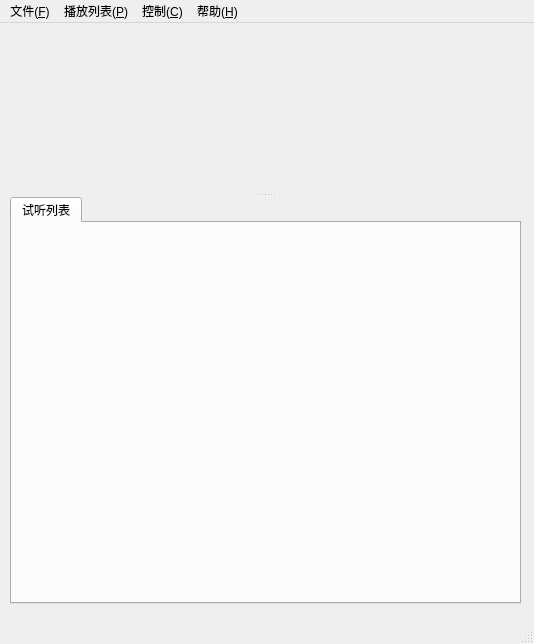
<?xml version="1.0" encoding="UTF-8"?>
<ui version="4.0">
 <class>MusicPlayer</class>
 <widget class="QMainWindow" name="MusicPlayer">
  <property name="geometry">
   <rect>
    <x>0</x>
    <y>0</y>
    <width>534</width>
    <height>644</height>
   </rect>
  </property>
  <property name="windowTitle">
   <string>MusicPlayer</string>
  </property>
  <widget class="QWidget" name="centralwidget">
   <widget class="QSplitter" name="splitter">
    <property name="geometry">
     <rect>
      <x>10</x>
      <y>20</y>
      <width>511</width>
      <height>561</height>
     </rect>
    </property>
    <property name="orientation">
     <enum>Qt::Orientation::Vertical</enum>
    </property>
    <widget class="Player" name="playerWidget" native="true">
     <property name="sizePolicy">
      <sizepolicy hsizetype="Preferred" vsizetype="Minimum">
       <horstretch>0</horstretch>
       <verstretch>0</verstretch>
      </sizepolicy>
     </property>
     <property name="minimumSize">
      <size>
       <width>0</width>
       <height>150</height>
      </size>
     </property>
     <property name="maximumSize">
      <size>
       <width>16777215</width>
       <height>150</height>
      </size>
     </property>
    </widget>
    <widget class="QTabWidget" name="tabWidget">
     <property name="minimumSize">
      <size>
       <width>0</width>
       <height>200</height>
      </size>
     </property>
     <property name="currentIndex">
      <number>0</number>
     </property>
     <widget class="QWidget" name="tab">
      <attribute name="title">
       <string>试听列表</string>
      </attribute>
     </widget>
    </widget>
   </widget>
  </widget>
  <widget class="QMenuBar" name="menubar">
   <property name="geometry">
    <rect>
     <x>0</x>
     <y>0</y>
     <width>534</width>
     <height>22</height>
    </rect>
   </property>
   <widget class="QMenu" name="menu_F">
    <property name="title">
     <string>文件(&amp;F)</string>
    </property>
    <addaction name="action_Open"/>
    <addaction name="action_Options"/>
    <addaction name="separator"/>
    <addaction name="action_Exit"/>
   </widget>
   <widget class="QMenu" name="menu_C">
    <property name="title">
     <string>控制(&amp;C)</string>
    </property>
    <addaction name="action_Play_Pause"/>
    <addaction name="action_StopSong"/>
    <addaction name="separator"/>
    <addaction name="action_Backward"/>
    <addaction name="action_Forward"/>
    <addaction name="separator"/>
    <addaction name="action_LastSong"/>
    <addaction name="action_NextSong"/>
    <addaction name="separator"/>
    <addaction name="action_VolumeUp"/>
    <addaction name="action_VolumeDown"/>
    <addaction name="action_VolumeMute"/>
   </widget>
   <widget class="QMenu" name="menu_H">
    <property name="title">
     <string>帮助(&amp;H)</string>
    </property>
    <addaction name="action_Github"/>
    <addaction name="action_Readme"/>
    <addaction name="action_About"/>
    <addaction name="action_AboutQt"/>
   </widget>
   <widget class="QMenu" name="menu_P">
    <property name="title">
     <string>播放列表(&amp;P)</string>
    </property>
    <addaction name="action_PlaySongImmediately"/>
    <addaction name="action_DeleteSong"/>
    <addaction name="separator"/>
    <addaction name="action_ImportSong"/>
    <addaction name="action_ImportMoreSongsToList"/>
    <addaction name="action_ClearList"/>
    <addaction name="separator"/>
    <addaction name="action_MoveDownSong"/>
    <addaction name="action_MoveUpSong"/>
    <addaction name="action_MoveTopSong"/>
   </widget>
   <addaction name="menu_F"/>
   <addaction name="menu_P"/>
   <addaction name="menu_C"/>
   <addaction name="menu_H"/>
  </widget>
  <widget class="QStatusBar" name="statusbar"/>
  <action name="action_Open">
   <property name="icon">
    <iconset resource="resource.qrc">
     <normaloff>:/assets/音乐文件1_file-music-one.svg</normaloff>:/assets/音乐文件1_file-music-one.svg</iconset>
   </property>
   <property name="text">
    <string>打开(&amp;O)</string>
   </property>
   <property name="shortcut">
    <string>Ctrl+O</string>
   </property>
  </action>
  <action name="action_Exit">
   <property name="icon">
    <iconset resource="resource.qrc">
     <normaloff>:/assets/关闭_close-one.svg</normaloff>:/assets/关闭_close-one.svg</iconset>
   </property>
   <property name="text">
    <string>退出(&amp;X)</string>
   </property>
   <property name="shortcut">
    <string>Ctrl+Alt+F4</string>
   </property>
  </action>
  <action name="action_Play_Pause">
   <property name="icon">
    <iconset resource="resource.qrc">
     <normaloff>:/assets/playSong.svg</normaloff>:/assets/playSong.svg</iconset>
   </property>
   <property name="text">
    <string>播放/暂停(&amp;P)</string>
   </property>
   <property name="shortcut">
    <string>Space</string>
   </property>
  </action>
  <action name="action_Github">
   <property name="icon">
    <iconset resource="resource.qrc">
     <normaloff>:/assets/github _github.svg</normaloff>:/assets/github _github.svg</iconset>
   </property>
   <property name="text">
    <string>&amp;Github 仓库</string>
   </property>
  </action>
  <action name="action_Readme">
   <property name="icon">
    <iconset resource="resource.qrc">
     <normaloff>:/assets/24gf-fileText.svg</normaloff>:/assets/24gf-fileText.svg</iconset>
   </property>
   <property name="text">
    <string>显示自述文件(&amp;R)</string>
   </property>
  </action>
  <action name="action_About">
   <property name="icon">
    <iconset resource="resource.qrc">
     <normaloff>:/assets/版本信息提示.svg</normaloff>:/assets/版本信息提示.svg</iconset>
   </property>
   <property name="text">
    <string>关于(&amp;A)</string>
   </property>
  </action>
  <action name="action_AboutQt">
   <property name="icon">
    <iconset resource="resource.qrc">
     <normaloff>:/assets/版本信息提示.svg</normaloff>:/assets/版本信息提示.svg</iconset>
   </property>
   <property name="text">
    <string>关于 &amp;Qt</string>
   </property>
  </action>
  <action name="action_LastSong">
   <property name="icon">
    <iconset resource="resource.qrc">
     <normaloff>:/assets/lastSong.svg</normaloff>:/assets/lastSong.svg</iconset>
   </property>
   <property name="text">
    <string>上一首(&amp;L)</string>
   </property>
   <property name="shortcut">
    <string>Ctrl+Left</string>
   </property>
  </action>
  <action name="action_NextSong">
   <property name="icon">
    <iconset resource="resource.qrc">
     <normaloff>:/assets/nextSong.svg</normaloff>:/assets/nextSong.svg</iconset>
   </property>
   <property name="text">
    <string>下一首(&amp;N)</string>
   </property>
   <property name="shortcut">
    <string>Ctrl+Right</string>
   </property>
  </action>
  <action name="action_StopSong">
   <property name="icon">
    <iconset resource="resource.qrc">
     <normaloff>:/assets/stopSong.svg</normaloff>:/assets/stopSong.svg</iconset>
   </property>
   <property name="text">
    <string>停止(&amp;S)</string>
   </property>
  </action>
  <action name="action_Backward">
   <property name="icon">
    <iconset resource="resource.qrc">
     <normaloff>:/assets/backward.svg</normaloff>:/assets/backward.svg</iconset>
   </property>
   <property name="text">
    <string>快退 3 秒</string>
   </property>
   <property name="shortcut">
    <string>Left</string>
   </property>
  </action>
  <action name="action_Forward">
   <property name="icon">
    <iconset resource="resource.qrc">
     <normaloff>:/assets/forward.svg</normaloff>:/assets/forward.svg</iconset>
   </property>
   <property name="text">
    <string>快进 3 秒</string>
   </property>
   <property name="shortcut">
    <string>Right</string>
   </property>
  </action>
  <action name="action_ImportSong">
   <property name="icon">
    <iconset resource="resource.qrc">
     <normaloff>:/assets/传入_afferent.svg</normaloff>:/assets/传入_afferent.svg</iconset>
   </property>
   <property name="text">
    <string>导入歌曲到列表(&amp;I)</string>
   </property>
   <property name="shortcut">
    <string>Ctrl+I</string>
   </property>
  </action>
  <action name="action_DeleteSong">
   <property name="icon">
    <iconset resource="resource.qrc">
     <normaloff>:/assets/删除_delete.svg</normaloff>:/assets/删除_delete.svg</iconset>
   </property>
   <property name="text">
    <string>删除选中行的歌曲(&amp;D)</string>
   </property>
   <property name="shortcut">
    <string>Del</string>
   </property>
  </action>
  <action name="action_ClearList">
   <property name="icon">
    <iconset resource="resource.qrc">
     <normaloff>:/assets/清除_clear.svg</normaloff>:/assets/清除_clear.svg</iconset>
   </property>
   <property name="text">
    <string>清空当前列表(&amp;C)</string>
   </property>
   <property name="shortcut">
    <string>Ctrl+Del</string>
   </property>
  </action>
  <action name="action_PlaySongImmediately">
   <property name="icon">
    <iconset resource="resource.qrc">
     <normaloff>:/assets/playSong.svg</normaloff>:/assets/playSong.svg</iconset>
   </property>
   <property name="text">
    <string>播放当前选择歌曲(&amp;P)</string>
   </property>
   <property name="shortcut">
    <string>Return</string>
   </property>
  </action>
  <action name="action_VolumeUp">
   <property name="icon">
    <iconset resource="resource.qrc">
     <normaloff>:/assets/音量增大_volume-up.svg</normaloff>:/assets/音量增大_volume-up.svg</iconset>
   </property>
   <property name="text">
    <string>调高音量(&amp;H)</string>
   </property>
   <property name="shortcut">
    <string>Ctrl+Up</string>
   </property>
  </action>
  <action name="action_VolumeDown">
   <property name="icon">
    <iconset resource="resource.qrc">
     <normaloff>:/assets/音量减小_volume-down.svg</normaloff>:/assets/音量减小_volume-down.svg</iconset>
   </property>
   <property name="text">
    <string>调低音量(&amp;L)</string>
   </property>
   <property name="shortcut">
    <string>Ctrl+Down</string>
   </property>
  </action>
  <action name="action_VolumeMute">
   <property name="checkable">
    <bool>true</bool>
   </property>
   <property name="icon">
    <iconset resource="resource.qrc">
     <normaloff>:/assets/静音_volume-mute.svg</normaloff>:/assets/静音_volume-mute.svg</iconset>
   </property>
   <property name="text">
    <string>静音(&amp;M)</string>
   </property>
   <property name="shortcut">
    <string>Ctrl+M</string>
   </property>
  </action>
  <action name="action_ImportMoreSongsToList">
   <property name="icon">
    <iconset resource="resource.qrc">
     <normaloff>:/assets/传入_afferent.svg</normaloff>:/assets/传入_afferent.svg</iconset>
   </property>
   <property name="text">
    <string>导入目录到列表</string>
   </property>
   <property name="shortcut">
    <string>Ctrl+Shift+I</string>
   </property>
  </action>
  <action name="action_Options">
   <property name="icon">
    <iconset resource="resource.qrc">
     <normaloff>:/assets/配置_config.svg</normaloff>:/assets/配置_config.svg</iconset>
   </property>
   <property name="text">
    <string>首选项(&amp;P)</string>
   </property>
   <property name="toolTip">
    <string>首选项(P)</string>
   </property>
   <property name="shortcut">
    <string>Ctrl+P</string>
   </property>
  </action>
  <action name="action_MoveDownSong">
   <property name="icon">
    <iconset resource="resource.qrc">
     <normaloff>:/assets/箭头下_arrow-down.svg</normaloff>:/assets/箭头下_arrow-down.svg</iconset>
   </property>
   <property name="text">
    <string>向下移动所选歌曲(&amp;D)</string>
   </property>
   <property name="shortcut">
    <string>Ctrl+Shift+Down</string>
   </property>
  </action>
  <action name="action_MoveUpSong">
   <property name="icon">
    <iconset resource="resource.qrc">
     <normaloff>:/assets/箭头上_arrow-up.svg</normaloff>:/assets/箭头上_arrow-up.svg</iconset>
   </property>
   <property name="text">
    <string>向上移动所选歌曲(&amp;U)</string>
   </property>
   <property name="shortcut">
    <string>Ctrl+Shift+Up</string>
   </property>
  </action>
  <action name="action_MoveTopSong">
   <property name="icon">
    <iconset resource="resource.qrc">
     <normaloff>:/assets/去顶部_to-top.svg</normaloff>:/assets/去顶部_to-top.svg</iconset>
   </property>
   <property name="text">
    <string>将所选歌曲置为顶部</string>
   </property>
   <property name="shortcut">
    <string>Ctrl+Alt+Up</string>
   </property>
  </action>
 </widget>
 <customwidgets>
  <customwidget>
   <class>Player</class>
   <extends>QWidget</extends>
   <header>Player.h</header>
   <container>1</container>
  </customwidget>
 </customwidgets>
 <resources>
  <include location="resource.qrc"/>
 </resources>
 <connections/>
</ui>
